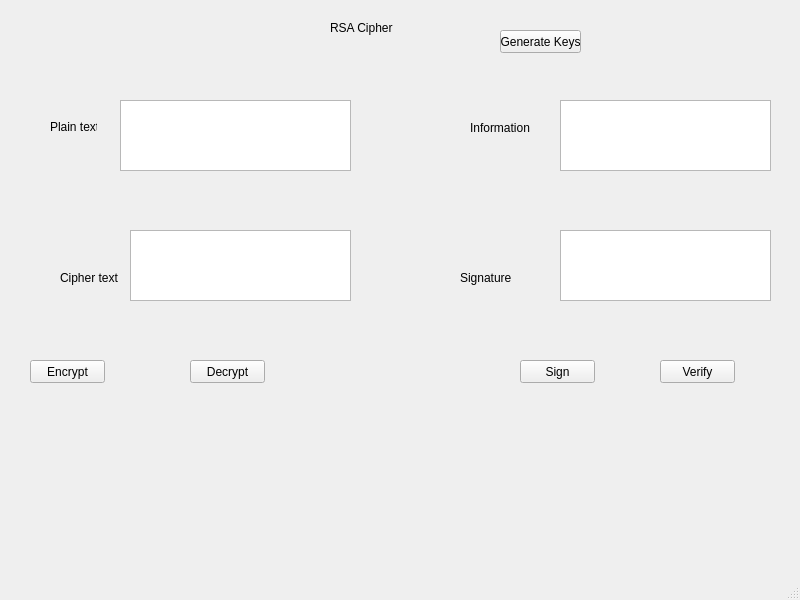
<?xml version="1.0" encoding="UTF-8"?>
<ui version="4.0">
 <class>MainWindow</class>
 <widget class="QMainWindow" name="MainWindow">
  <property name="geometry">
   <rect>
    <x>0</x>
    <y>0</y>
    <width>800</width>
    <height>600</height>
   </rect>
  </property>
  <property name="windowTitle">
   <string>MainWindow</string>
  </property>
  <widget class="QWidget" name="centralwidget">
   <widget class="QLabel" name="label">
    <property name="geometry">
     <rect>
      <x>50</x>
      <y>120</y>
      <width>47</width>
      <height>13</height>
     </rect>
    </property>
    <property name="text">
     <string>Plain text</string>
    </property>
   </widget>
   <widget class="QLabel" name="label_2">
    <property name="geometry">
     <rect>
      <x>60</x>
      <y>270</y>
      <width>61</width>
      <height>16</height>
     </rect>
    </property>
    <property name="text">
     <string>Cipher text</string>
    </property>
   </widget>
   <widget class="QLabel" name="label_3">
    <property name="geometry">
     <rect>
      <x>330</x>
      <y>20</y>
      <width>81</width>
      <height>16</height>
     </rect>
    </property>
    <property name="text">
     <string>RSA Cipher</string>
    </property>
   </widget>
   <widget class="QLabel" name="label_4">
    <property name="geometry">
     <rect>
      <x>470</x>
      <y>120</y>
      <width>61</width>
      <height>16</height>
     </rect>
    </property>
    <property name="text">
     <string>Information</string>
    </property>
   </widget>
   <widget class="QLabel" name="label_5">
    <property name="geometry">
     <rect>
      <x>460</x>
      <y>270</y>
      <width>51</width>
      <height>16</height>
     </rect>
    </property>
    <property name="text">
     <string>Signature</string>
    </property>
   </widget>
   <widget class="QTextEdit" name="textEdit">
    <property name="geometry">
     <rect>
      <x>120</x>
      <y>100</y>
      <width>231</width>
      <height>71</height>
     </rect>
    </property>
   </widget>
   <widget class="QTextEdit" name="textEdit_2">
    <property name="geometry">
     <rect>
      <x>130</x>
      <y>230</y>
      <width>221</width>
      <height>71</height>
     </rect>
    </property>
   </widget>
   <widget class="QTextEdit" name="textEdit_3">
    <property name="geometry">
     <rect>
      <x>560</x>
      <y>100</y>
      <width>211</width>
      <height>71</height>
     </rect>
    </property>
   </widget>
   <widget class="QTextEdit" name="textEdit_4">
    <property name="geometry">
     <rect>
      <x>560</x>
      <y>230</y>
      <width>211</width>
      <height>71</height>
     </rect>
    </property>
   </widget>
   <widget class="QPushButton" name="pushButton">
    <property name="geometry">
     <rect>
      <x>30</x>
      <y>360</y>
      <width>75</width>
      <height>23</height>
     </rect>
    </property>
    <property name="text">
     <string>Encrypt</string>
    </property>
   </widget>
   <widget class="QPushButton" name="pushButton_2">
    <property name="geometry">
     <rect>
      <x>190</x>
      <y>360</y>
      <width>75</width>
      <height>23</height>
     </rect>
    </property>
    <property name="text">
     <string>Decrypt</string>
    </property>
   </widget>
   <widget class="QPushButton" name="pushButton_3">
    <property name="geometry">
     <rect>
      <x>660</x>
      <y>360</y>
      <width>75</width>
      <height>23</height>
     </rect>
    </property>
    <property name="text">
     <string>Verify</string>
    </property>
   </widget>
   <widget class="QPushButton" name="pushButton_4">
    <property name="geometry">
     <rect>
      <x>520</x>
      <y>360</y>
      <width>75</width>
      <height>23</height>
     </rect>
    </property>
    <property name="text">
     <string>Sign</string>
    </property>
   </widget>
   <widget class="QPushButton" name="pushButton_5">
    <property name="geometry">
     <rect>
      <x>500</x>
      <y>30</y>
      <width>81</width>
      <height>23</height>
     </rect>
    </property>
    <property name="text">
     <string>Generate Keys</string>
    </property>
   </widget>
  </widget>
  <widget class="QMenuBar" name="menubar">
   <property name="geometry">
    <rect>
     <x>0</x>
     <y>0</y>
     <width>800</width>
     <height>21</height>
    </rect>
   </property>
  </widget>
  <widget class="QStatusBar" name="statusbar"/>
 </widget>
 <resources/>
 <connections/>
</ui>
